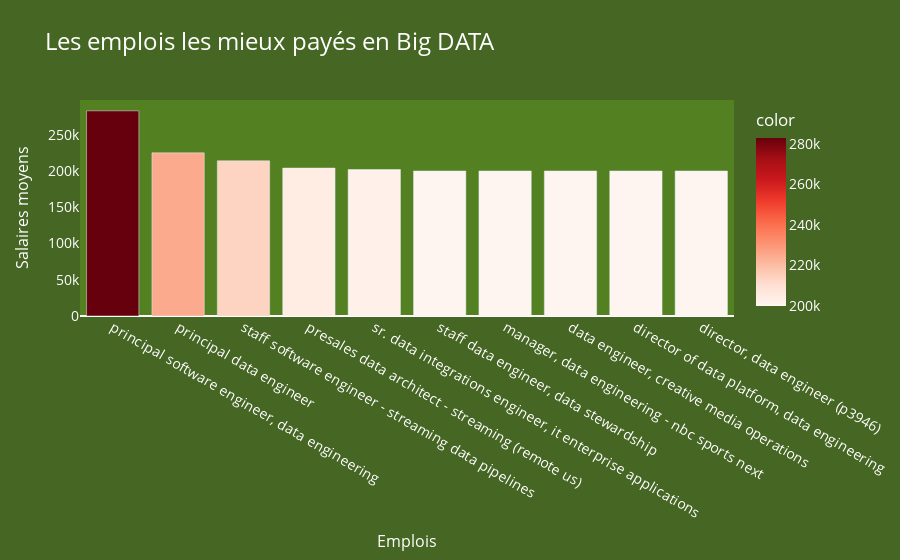

The notebook cell this image was saved under:
### Code cell
# Bar chart most payed jobs in big data
number_of_line = 10
job_titles = big_data_jobs_salary.head(number_of_line)['job_title']
average_salaries = big_data_jobs_salary.head(number_of_line)['average_salary']

# Create the bar chart
job_salaries_fig = px.bar(
    x=job_titles, 
    y=average_salaries, 
    labels={'x': 'Emplois', 'y': 'Salaires moyens'}, title='Les emplois les mieux payés en Big DATA',
    color=average_salaries,
    color_continuous_scale='Reds'
)


# Customize the layout
job_salaries_fig.update_layout(
    title_font=dict(size=24),
    xaxis=dict(title_font=dict(size=16)),
    yaxis=dict(title_font=dict(size=16)),
    font=dict(size=14),
    font_color='white',
    plot_bgcolor='#538122',
    paper_bgcolor='#466624',
    xaxis_showgrid=False,
    yaxis_showgrid=False
)

# Show the plot in notebook
job_salaries_fig.show()

### Figure 1 — Plotly figure (JSON) as saved in the notebook; plotly's stock layout.template omitted (floating-point values rounded to 4 significant figures)
{"data": [{"alignmentgroup": "True", "hovertemplate": "Emplois=%{x}<br>Salaires moyens=%{y}<br>color=%{marker.color}<extra></extra>", "legendgroup": "", "marker": {"color": [283000, 225000, 214000, 204000, 202000, 200000, 200000, 200000, 200000, 200000], "coloraxis": "coloraxis", "pattern": {"shape": ""}}, "name": "", "offsetgroup": "", "orientation": "v", "showlegend": false, "textposition": "auto", "type": "bar", "x": ["principal software engineer, data engineering", "principal data engineer", "staff software engineer - streaming data pipelines", "presales data architect - streaming (remote us)", "sr. data integrations engineer, it enterprise applications", "staff data engineer, data stewardship", "manager, data engineering - nbc sports next", "data engineer, creative media operations", "director of data platform, data engineering", "director, data engineer (p3946)"], "xaxis": "x", "y": [283000, 225000, 214000, 204000, 202000, 200000, 200000, 200000, 200000, 200000], "yaxis": "y"}], "layout": {"barmode": "relative", "coloraxis": {"colorbar": {"title": {"text": "color"}}, "colorscale": [[0, "rgb(255,245,240)"], [0.125, "rgb(254,224,210)"], [0.25, "rgb(252,187,161)"], [0.375, "rgb(252,146,114)"], [0.5, "rgb(251,106,74)"], [0.625, "rgb(239,59,44)"], [0.75, "rgb(203,24,29)"], [0.875, "rgb(165,15,21)"], [1, "rgb(103,0,13)"]]}, "font": {"color": "white", "size": 14}, "legend": {"tracegroupgap": 0}, "paper_bgcolor": "#466624", "plot_bgcolor": "#538122", "title": {"font": {"size": 24}, "text": "Les emplois les mieux payés en Big DATA"}, "xaxis": {"anchor": "y", "domain": [0, 1], "showgrid": false, "title": {"font": {"size": 16}, "text": "Emplois"}}, "yaxis": {"anchor": "x", "domain": [0, 1], "showgrid": false, "title": {"font": {"size": 16}, "text": "Salaires moyens"}}}}
